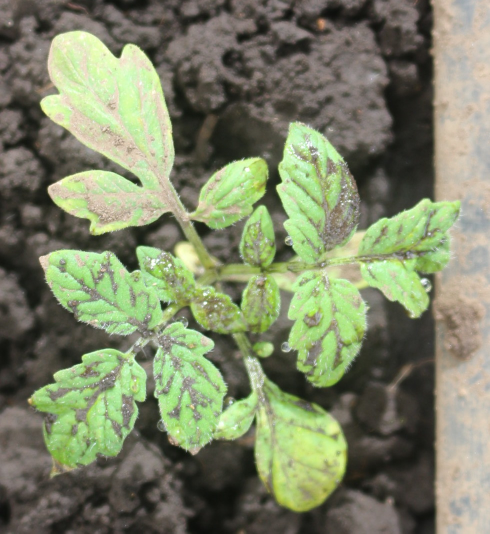
#> input picture BLK_3_1002_PL031_H.JPG, 980 x 1067 px (shown at 1/2 size)
$ python -i phase.py   (imports and definitions only)
#> lines starting #> are read from the running program, lines starting #| are printed output that depends on the picture; after the words box and inside, x2 and y2 are one past the last pixel; in counts of white or black regions, pixels touching at a corner belong together
#> further down, picture is the input picture: shape (1067, 980, 3); mean B, G, R 104, 131.8, 125.4
from __future__ import annotations

from pathlib import Path

try:
    import cv2
    import numpy as np
except ImportError:  # pragma: no cover
    cv2 = None
    np = None


def _require_cv() -> None:
    if cv2 is None or np is None:
        raise RuntimeError("[Phase 3] OpenCV and NumPy are required for leaf damage detection.")


# [9 lines left out: function _preprocess_image, not called in this run]


def _segment_leaf(image: np.ndarray) -> np.ndarray:
    hsv = cv2.cvtColor(image, cv2.COLOR_BGR2HSV)
#> hsv: shape (1067, 980, 3); mean H, S, V 30, 54.8, 135.7
    green_mask = cv2.inRange(hsv, np.array([20, 25, 20]), np.array([95, 255, 255]))
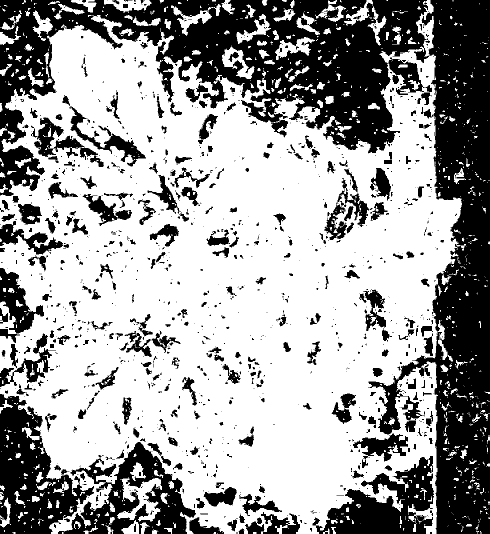
#> green_mask: shape (1067, 980) (shown at 1/2 size); 63.1% white; 1264 black regions (873 under 20 px), largest, box (x1, y1, x2, y2) and area: (0, 0, 858, 392) 123807, (736, 0, 980, 1067) 109963, (0, 788, 188, 1067) 25340

    kernel = np.ones((5, 5), dtype=np.uint8)
    green_mask = cv2.morphologyEx(green_mask, cv2.MORPH_OPEN, kernel)
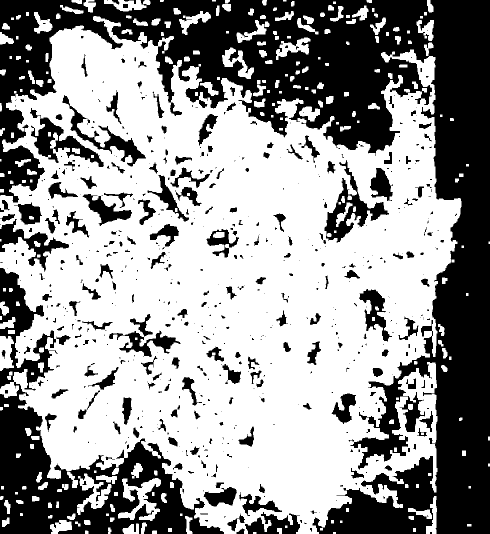
#> green_mask: shape (1067, 980) (shown at 1/2 size); 60% white; 625 black regions (376 under 20 px), largest, box (x1, y1, x2, y2) and area: (0, 0, 980, 1067) 281393, (0, 536, 448, 1067) 62358, (649, 320, 778, 485) 5629
    green_mask = cv2.morphologyEx(green_mask, cv2.MORPH_CLOSE, kernel)
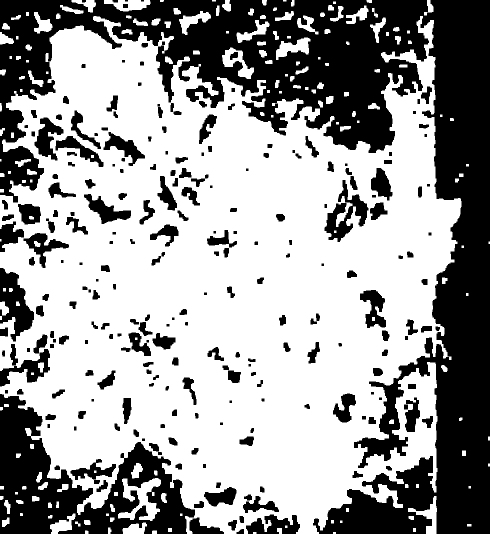
#> green_mask: shape (1067, 980) (shown at 1/2 size); 61.8% white; 243 black regions (2 under 20 px)

    contours, _ = cv2.findContours(green_mask, cv2.RETR_EXTERNAL, cv2.CHAIN_APPROX_SIMPLE)
#> contours = 176 contours, 19 with area under 20; largest, box (x1, y1, x2, y2) and area: (0, 32, 923, 1067) 672379, (236, 956, 322, 1042) 3064, (444, 95, 508, 158) 1652, (552, 75, 621, 120) 1442, (208, 0, 301, 23) 1316
    if not contours:
        return green_mask

    largest = max(contours, key=cv2.contourArea)
#> largest = contour of 3730 points, box (x1, y1, x2, y2) (0, 32, 923, 1067), area 672379
    mask = np.zeros_like(green_mask)
    cv2.drawContours(mask, [largest], -1, 255, thickness=cv2.FILLED)
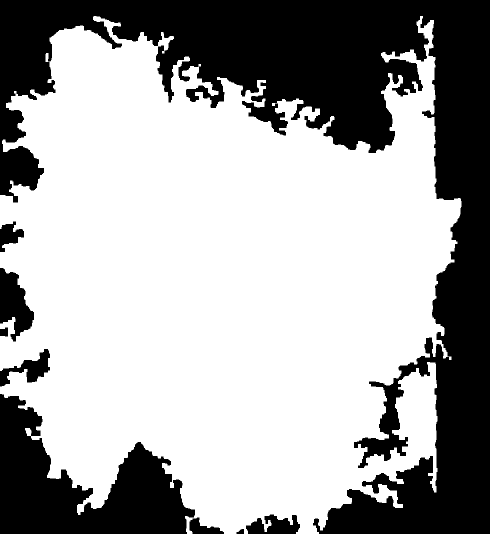
#> mask: shape (1067, 980) (shown at 1/2 size); 64.8% white; 9 black regions, largest, box (x1, y1, x2, y2) and area: (0, 0, 980, 1067) 297707, (0, 788, 390, 1067) 55535, (0, 536, 68, 683) 5815
    return mask


# [112 lines left out: functions _detect_damage_regions, _estimate_leaf_damage, _aggregate_damage_results, run_phase, explain_phase, not called in this run]

>>> import cv2
>>> picture = cv2.imread('../BLK_3_1002_PL031_H.JPG')
>>> result = _segment_leaf(picture)
